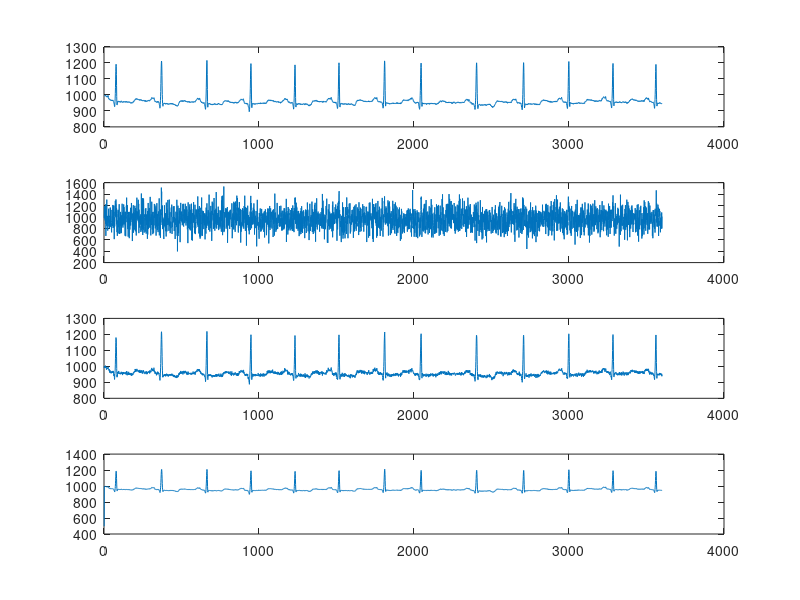

MATLAB code to generate this figure:
clear all;
clc;
load('inputECG.mat');
signal=inputECG;
subplot(4,1,1);
plot(signal);
t=1000;
for i=1:t
  y(i,:) = signal + 150*randn(size(signal));
end
subplot(4,1,2);
plot(y(9,:));

y1=y(1,:);
for i=2:t
    y1=y1+y(i,:);
end
y1=y1/t;
subplot(4,1,3);
plot(y1);
n=0;
d=0;
for i=1:3600
    n=n+(signal(i)-y1(i))^2;
    d=signal(i)^2; 
end
prd=sqrt(n/d)
B = 1/2*ones(2,1);
y2 = filter(B,1,signal);
subplot(4,1,4);
plot(y2);